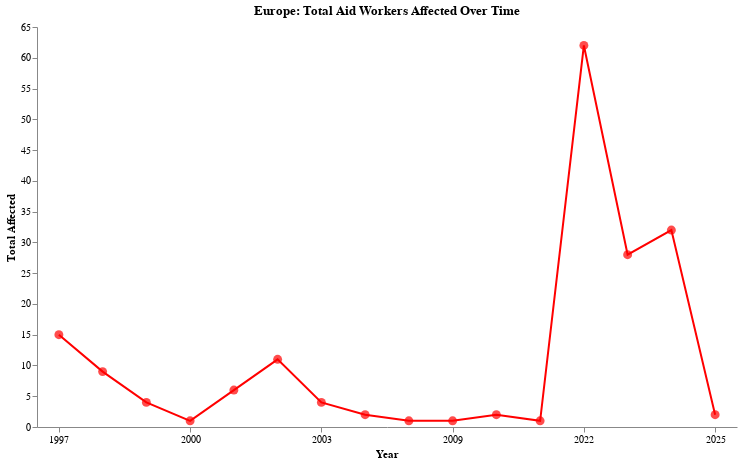

Notebook code for this chart:
### Code cell
# europe
europe = security_incidents_clean[security_incidents_clean['Group'] == 'Europe']
europe_grouped = europe.groupby('Year')['Total affected'].sum().reset_index()
tick_values = europe_grouped['Year'][::3].tolist()

europe_chart = (
    alt.Chart(europe_grouped).mark_line(color='red')
    .encode(
        x=alt.X('Year:N', axis=alt.Axis(values=tick_values, labelAngle=0), title='Year'),
        y=alt.Y('Total affected:Q', axis=alt.Axis(grid=False), title='Total Affected'),
        tooltip=['Year:N', 'Total affected:Q']
    )
    .properties(title='Europe: Total Aid Workers Affected Over Time', width=700, height=400)
    + alt.Chart(europe_grouped).mark_point(color='red', filled=True, size=80)
    .encode(x='Year:N', y='Total affected:Q', tooltip=['Year:N', 'Total affected:Q'])
).interactive().configure_view(stroke=None)
europe_chart.save("../plots/europe_total_affected.html")
europe_chart

### Figure 1 — Vega-Lite specification as saved in the notebook (floating-point values rounded to 4 significant figures)
{"config": {"view": {"continuousWidth": 400, "continuousHeight": 300, "stroke": null}}, "layer": [{"mark": {"type": "line", "color": "red"}, "encoding": {"tooltip": [{"field": "Year", "type": "nominal"}, {"field": "Total affected", "type": "quantitative"}], "x": {"axis": {"labelAngle": 0, "values": ["1997", "2000", "2003", "2009", "2022", "2025"]}, "field": "Year", "title": "Year", "type": "nominal"}, "y": {"axis": {"grid": false}, "field": "Total affected", "title": "Total Affected", "type": "quantitative"}}, "height": 400, "selection": {"selector029": {"type": "interval", "bind": "scales", "encodings": ["x", "y"]}}, "title": "Europe: Total Aid Workers Affected Over Time", "width": 700}, {"mark": {"type": "point", "color": "red", "filled": true, "size": 80}, "encoding": {"tooltip": [{"field": "Year", "type": "nominal"}, {"field": "Total affected", "type": "quantitative"}], "x": {"field": "Year", "type": "nominal"}, "y": {"field": "Total affected", "type": "quantitative"}}}], "data": {"name": "data-7448dc8395f6c4f20a74897380dc8bb7"}, "$schema": "https://vega.github.io/schema/vega-lite/v4.17.0.json", "datasets": {"data-7448dc8395f6c4f20a74897380dc8bb7": [{"Year": "1997", "Total affected": 15}, {"Year": "1998", "Total affected": 9}, {"Year": "1999", "Total affected": 4}, {"Year": "2000", "Total affected": 1}, {"Year": "2001", "Total affected": 6}, {"Year": "2002", "Total affected": 11}, {"Year": "2003", "Total affected": 4}, {"Year": "2004", "Total affected": 2}, {"Year": "2005", "Total affected": 1}, {"Year": "2009", "Total affected": 1}, {"Year": "2014", "Total affected": 2}, {"Year": "2019", "Total affected": 1}, {"Year": "2022", "Total affected": 62}, {"Year": "2023", "Total affected": 28}, {"Year": "2024", "Total affected": 32}, {"Year": "2025", "Total affected": 2}]}}
